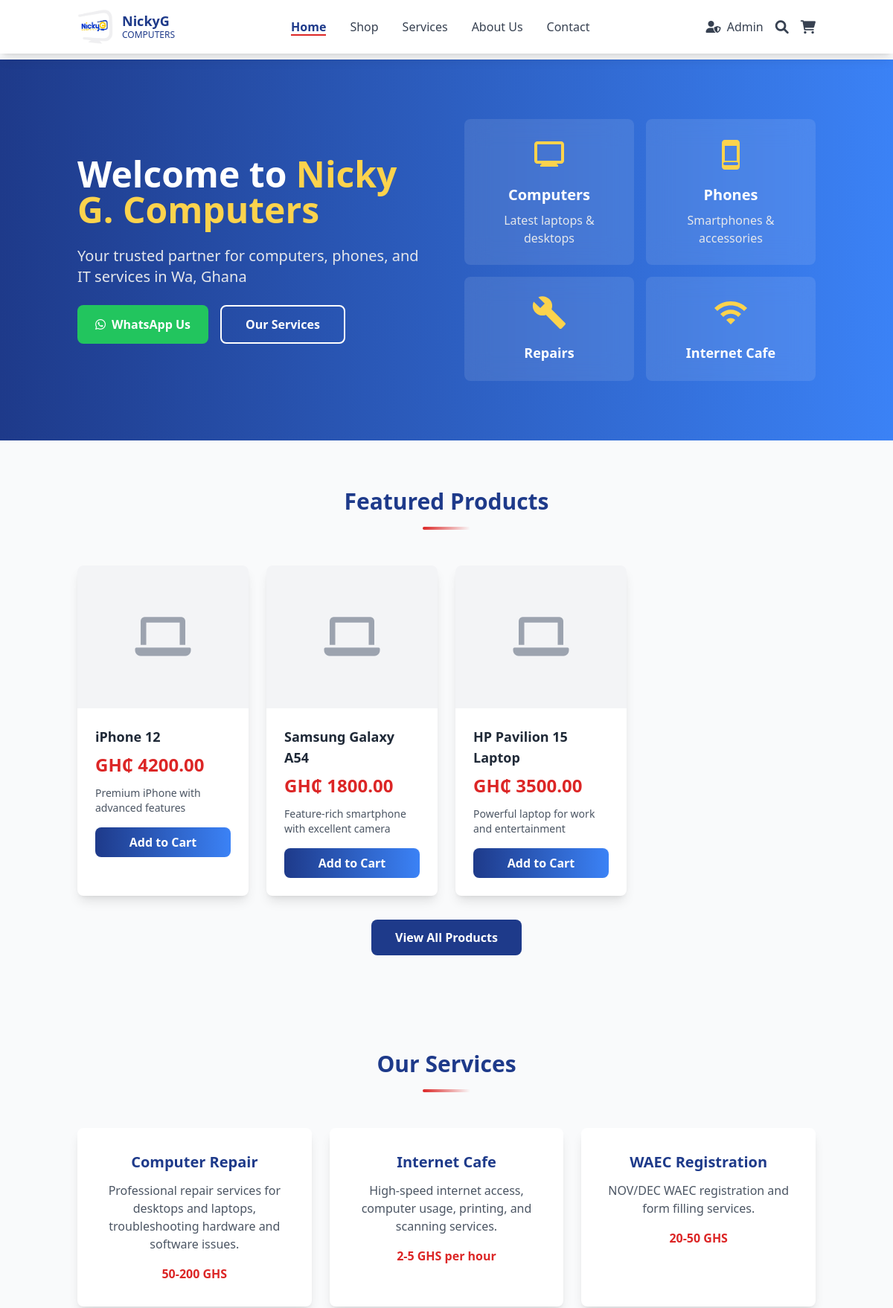
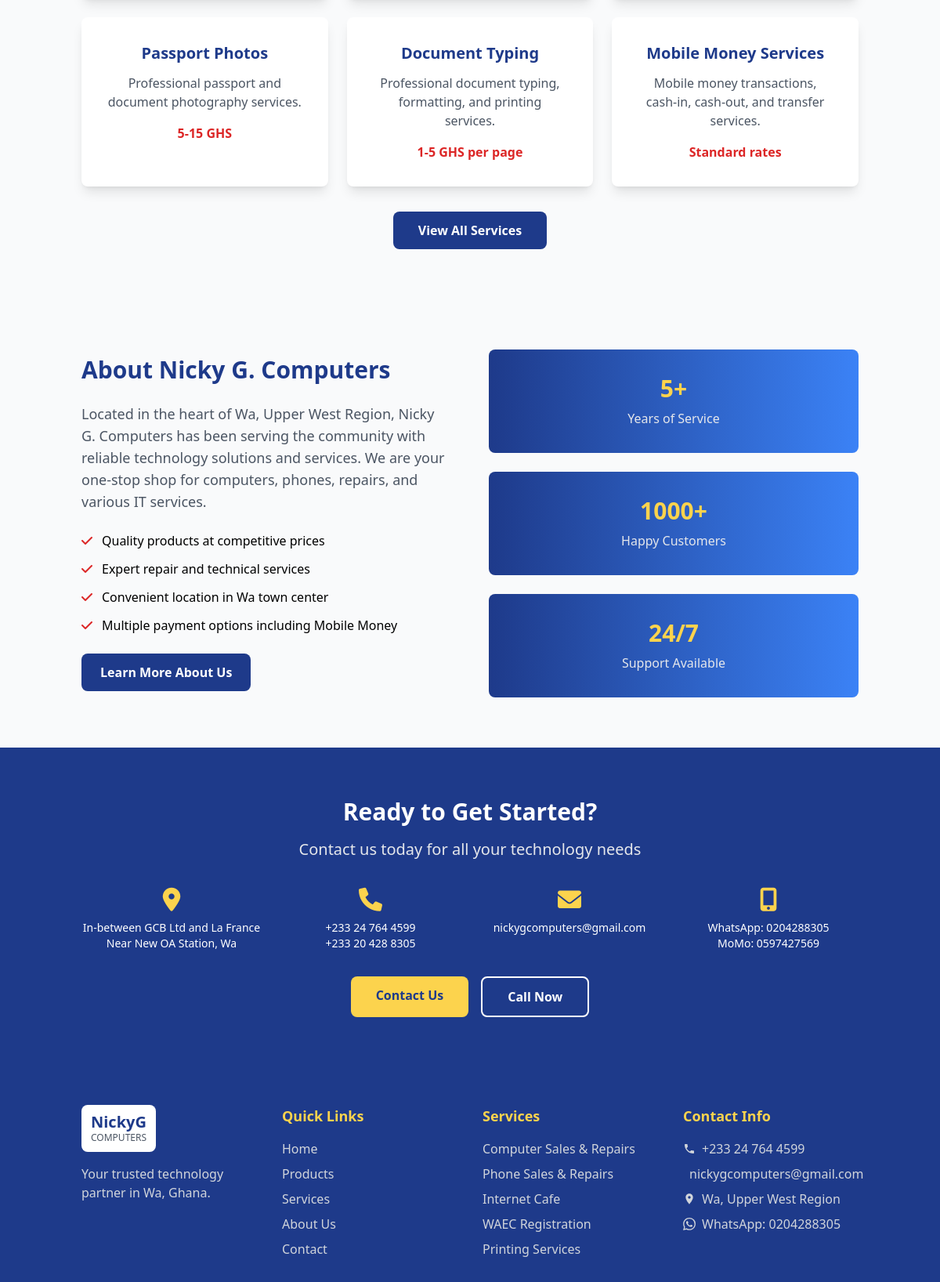
The page / (upper part) on the database its author committed (2 pictures, top to bottom).
### ecommerce/models.py (models this page shows, shortened)
class Product(models.Model):
    id = models.CharField(max_length=50, primary_key=True)
    name = models.CharField(max_length=200)
    category = models.ForeignKey(Category, on_delete=models.CASCADE, related_name='products')
    sub_category = models.CharField(max_length=100, blank=True)
    brand = models.CharField(max_length=100)
    price = models.DecimalField(max_digits=10, decimal_places=2)
    currency = models.CharField(max_length=3, default='GH₵')
    short_description = models.TextField(max_length=500)
    long_description = models.TextField()
    image = models.ImageField(upload_to='products/', blank=True, null=True)
    image_static = models.CharField(max_length=255, blank=True)
    stock = models.PositiveIntegerField(default=0)
    sku = models.CharField(max_length=50, unique=True, blank=True)
    is_featured = models.BooleanField(default=False)
    is_active = models.BooleanField(default=True)
    created_at = models.DateTimeField(auto_now_add=True)
    updated_at = models.DateTimeField(auto_now=True)
    processor = models.CharField(max_length=100, blank=True)
    ram = models.CharField(max_length=50, blank=True)
    storage = models.CharField(max_length=100, blank=True)
    screen_size = models.CharField(max_length=50, blank=True)
    other_attributes = models.JSONField(default=dict, blank=True)
    class Meta:
        ordering = ['-created_at']

class Service(models.Model):
    CATEGORY_CHOICES = [
        ('IT', 'IT Services'),
        ('DIGITAL', 'Digital Services'),
        ('EDUCATION', 'Educational Services'),
        ('BUSINESS', 'Business Services'),
    ]
    id = models.CharField(max_length=50, primary_key=True)
    name = models.CharField(max_length=200)
    category = models.CharField(max_length=20, choices=CATEGORY_CHOICES)
    description = models.TextField()
    duration_estimate = models.CharField(max_length=100, blank=True)
    price_range = models.CharField(max_length=100, blank=True)
    availability = models.CharField(max_length=200, blank=True)
    icon = models.CharField(max_length=10, default='')
    is_featured = models.BooleanField(default=False)
    is_active = models.BooleanField(default=True)
    created_at = models.DateTimeField(auto_now_add=True)

### ecommerce/views.py (the view)
# urls.py: path('', views.home, name='home'),
def home(request):
    featured_products = Product.objects.filter(is_featured=True, is_active=True)[:4]
    featured_services = Service.objects.filter(is_featured=True, is_active=True)[:6]
    context = {
        'featured_products': featured_products,
        'featured_services': featured_services,
    }
    return render(request, 'ecommerce/home.html', context)

### ecommerce/context_processors.py (called while the page is built)
def cart_context(request):
    cart = request.session.get('cart', {})
    cart_count = sum(item['quantity'] for item in cart.values())
    cart_total = sum(item['price'] * item['quantity'] for item in cart.values())
    return {
        'cart_items': cart,
        'cart_count': cart_count,
        'cart_total': cart_total,
    }

### templates/ecommerce/home.html (shortened to what this page needs)
{% extends 'base.html' %}
{% block content %}
<section class="bg-gradient-to-r from-nicky-blue to-nicky-light-blue text-white py-20">
    <div class="container mx-auto px-4">
        <div class="grid grid-cols-1 lg:grid-cols-2 gap-12 items-center">
            <div class="space-y-6">
                <h1 class="text-4xl lg:text-5xl font-bold leading-tight">
                    Welcome to <span class="text-nicky-yellow">Nicky G. Computers</span>
                </h1>
                <p class="text-xl text-gray-200">
                    Your trusted partner for computers, phones, and IT services in Wa, Ghana
                </p>
                <div class="flex flex-col sm:flex-row gap-4">
                    <a href="#" onclick="openWhatsAppGeneral()"
                       class="bg-green-500 text-white px-6 py-3 rounded-lg font-bold hover:bg-green-600 transition-all flex items-center justify-center">
                        <i class="fab fa-whatsapp mr-2"></i>
                        WhatsApp Us
                    </a>
                    <a href="{% url 'services' %}" class="border-2 border-white text-white px-8 py-3 rounded-lg font-bold hover:bg-white hover:text-nicky-blue transition-all inline-block text-center">
                        Our Services
                    </a>
                </div>
            </div>
            <div class="grid grid-cols-2 gap-4">
                <div class="bg-white bg-opacity-10 backdrop-blur-lg p-6 rounded-lg text-center hover:transform hover:-translate-y-2 transition-all">
                    <svg class="w-12 h-12 text-nicky-yellow mb-4 mx-auto" fill="currentColor" viewBox="0 0 24 24">
                        <path d="M20 3H4c-1.1 0-2 .9-2 2v11c0 1.1.9 2 2 2h3l-1 1v1h12v-1l-1-1h3c1.1 0 2-.9 2-2V5c0-1.1-.9-2-2-2zM4 16V5h16v11H4z"/>
                    </svg>
                    <h3 class="text-xl font-bold text-white mb-2">Computers</h3>
                    <p class="text-gray-200">Latest laptops & desktops</p>
                </div>
                <div class="bg-white bg-opacity-10 backdrop-blur-lg p-6 rounded-lg text-center hover:transform hover:-translate-y-2 transition-all">
                    <svg class="w-12 h-12 text-nicky-yellow mb-4 mx-auto" fill="currentColor" viewBox="0 0 24 24">
                        <path d="M17 18c0 .55-.45 1-1 1H8c-.55 0-1-.45-1-1s.45-1 1-1h8c.55 0 1 .45 1 1zM16 2H8c-1.1 0-2 .9-2 2v16c0 1.1.9 2 2 2h8c1.1 0 2-.9 2-2V4c0-1.1-.9-2-2-2zm0 14H8V6h8v10z"/>
                    </svg>
                    <h3 class="text-xl font-bold text-white mb-2">Phones</h3>
                    <p class="text-gray-200">Smartphones & accessories</p>
                </div>
                <div class="bg-white bg-opacity-10 backdrop-blur-lg p-6 rounded-lg text-center hover:transform hover:-translate-y-2 transition-all">
                    <svg class="w-12 h-12 text-nicky-yellow mb-4 mx-auto" fill="currentColor" viewBox="0 0 24 24">
                        <path d="M22.7 19l-9.1-9.1c.9-2.3.4-5-1.5-6.9-2-2-5-2.4-7.4-1.3L9 6 6 9 1.6 4.7C.4 7.1.9 10.1 2.9 12.1c1.9 1.9 4.6 2.4 6.9 1.5l9.1 9.1c.4.4 1 .4 1.4 0l2.3-2.3c.5-.4.5-1.1.1-1.4z"/>
                    </svg>
                    <h3 class="text-lg font-bold">Repairs</h3>
                </div>
                <div class="bg-white bg-opacity-10 backdrop-blur-lg p-6 rounded-lg text-center hover:transform hover:-translate-y-2 transition-all">
                    <svg class="w-12 h-12 text-nicky-yellow mb-4 mx-auto" fill="currentColor" viewBox="0 0 24 24">
                        <path d="M1 9l2 2c4.97-4.97 13.03-4.97 18 0l2-2C16.93 2.93 7.07 2.93 1 9zm8 8l3 3 3-3c-1.65-1.66-4.34-1.66-6 0zm-4-4l2 2c2.76-2.76 7.24-2.76 10 0l2-2C15.14 9.14 8.87 9.14 5 13z"/>
                    </svg>
                    <h3 class="text-lg font-bold">Internet Cafe</h3>
                </div>
            </div>
        </div>
    </div>
</section>
<section class="py-16">
    <div class="container mx-auto px-4">
        <div class="text-center mb-12">
            <h2 class="text-3xl font-bold text-nicky-blue mb-4">Featured Products</h2>
            <div class="w-16 h-1 bg-gradient-to-r from-nicky-red to-nicky-magenta mx-auto rounded-full"></div>
        </div>
        <div class="grid grid-cols-1 md:grid-cols-2 lg:grid-cols-4 gap-6">
            {% for product in featured_products %}
            <div class="bg-white rounded-lg shadow-lg overflow-hidden hover:shadow-xl hover:transform hover:-translate-y-2 transition-all">
                <div class="h-48 bg-gray-100 flex items-center justify-center">
                    {% if product.image %}
                        <img src="{{ product.image.url }}" alt="{{ product.name }}" class="w-full h-full object-cover">
                    {% else %}
                        <i class="fas fa-laptop text-6xl text-gray-400"></i>
                    {% endif %}
                </div>
                <div class="p-6">
                    <h3 class="text-lg font-bold text-gray-800 mb-2">{{ product.name }}</h3>
                    <p class="text-2xl font-bold text-nicky-red mb-3">GH₵ {{ product.price }}</p>
                    <p class="text-gray-600 text-sm mb-4">{{ product.short_description }}</p>
                    <button onclick="addToCart('{{ product.id }}', '{{ product.name }}', '{{ product.price }}')"
                            class="w-full bg-gradient-to-r from-nicky-blue to-nicky-light-blue text-white py-2 rounded-lg font-bold hover:shadow-lg transition-all">
                        Add to Cart
                    </button>
                </div>
            </div>
            {% empty %}
            <div class="col-span-full text-center py-8">
                <p class="text-gray-500">No featured products available.</p>
            </div>
            {% endfor %}
        </div>
        <div class="text-center mt-8">
            <a href="{% url 'products' %}" class="bg-nicky-blue text-white px-8 py-3 rounded-lg font-bold hover:bg-blue-800 transition-all inline-block">
                View All Products
            </a>
        </div>
    </div>
</section>
<section class="bg-gray-50 py-16">
    <div class="container mx-auto px-4">
        <div class="text-center mb-12">
            <h2 class="text-3xl font-bold text-nicky-blue mb-4">Our Services</h2>
            <div class="w-16 h-1 bg-gradient-to-r from-nicky-red to-nicky-magenta mx-auto rounded-full"></div>
        </div>
        <div class="grid grid-cols-1 md:grid-cols-2 lg:grid-cols-3 gap-6">
            {% for service in featured_services %}
            <div class="bg-white p-8 rounded-lg shadow-lg text-center hover:shadow-xl hover:transform hover:-translate-y-2 transition-all">
                <h3 class="text-xl font-bold text-nicky-blue mb-3">{{ service.name }}</h3>
                <p class="text-gray-600 mb-4">{{ service.description }}</p>
                {% if service.price_range %}
                <p class="text-nicky-red font-bold">{{ service.price_range }}</p>
                {% endif %}
            </div>
            {% endfor %}
        </div>
        <div class="text-center mt-8">
            <a href="{% url 'services' %}" class="bg-nicky-blue text-white px-8 py-3 rounded-lg font-bold hover:bg-blue-800 transition-all inline-block">
                View All Services
            </a>
        </div>
    </div>
</section>
<section class="py-16">
    <div class="container mx-auto px-4">
        <div class="grid grid-cols-1 lg:grid-cols-2 gap-12 items-center">
            <div class="space-y-6">
                <h2 class="text-3xl font-bold text-nicky-blue">About Nicky G. Computers</h2>
                <p class="text-gray-600 text-lg">
                    Located in the heart of Wa, Upper West Region, Nicky G. Computers has been serving the community with reliable technology solutions and services. We are your one-stop shop for computers, phones, repairs, and various IT services.
                </p>
                <ul class="space-y-3">
                    <li class="flex items-center space-x-3">
                        <i class="fas fa-check text-nicky-red"></i>
                        <span>Quality products at competitive prices</span>
                    </li>
                    <li class="flex items-center space-x-3">
                        <i class="fas fa-check text-nicky-red"></i>
                        <span>Expert repair and technical services</span>
                    </li>
                    <li class="flex items-center space-x-3">
                        <i class="fas fa-check text-nicky-red"></i>
                        <span>Convenient location in Wa town center</span>
                    </li>
                    <li class="flex items-center space-x-3">
                        <i class="fas fa-check text-nicky-red"></i>
                        <span>Multiple payment options including Mobile Money</span>
                    </li>
                </ul>
                <a href="{% url 'about' %}" class="bg-nicky-blue text-white px-6 py-3 rounded-lg font-bold hover:bg-blue-800 transition-all inline-block">
                    Learn More About Us
                </a>
            </div>
            <div class="grid grid-cols-1 gap-6">
                <div class="bg-gradient-to-r from-nicky-blue to-nicky-light-blue text-white p-8 rounded-lg text-center">
                    <h3 class="text-3xl font-bold text-nicky-yellow mb-2">5+</h3>
                    <p class="text-gray-200">Years of Service</p>
                </div>
                <div class="bg-gradient-to-r from-nicky-blue to-nicky-light-blue text-white p-8 rounded-lg text-center">
                    <h3 class="text-3xl font-bold text-nicky-yellow mb-2">1000+</h3>
                    <p class="text-gray-200">Happy Customers</p>
                </div>
                <div class="bg-gradient-to-r from-nicky-blue to-nicky-light-blue text-white p-8 rounded-lg text-center">
                    <h3 class="text-3xl font-bold text-nicky-yellow mb-2">24/7</h3>
                    <p class="text-gray-200">Support Available</p>
                </div>
            </div>
        </div>
    </div>
</section>
<section class="bg-nicky-blue text-white py-16">
    <div class="container mx-auto px-4 text-center">
        <h2 class="text-3xl font-bold mb-4">Ready to Get Started?</h2>
        <p class="text-xl text-gray-200 mb-8">Contact us today for all your technology needs</p>
        <div class="grid grid-cols-1 md:grid-cols-4 gap-6 mb-8">
            <div class="text-center">
                <i class="fas fa-map-marker-alt text-3xl text-nicky-yellow mb-2"></i>
                <p class="text-sm">In-between GCB Ltd and La France<br>Near New OA Station, Wa</p>
            </div>
            <div class="text-center">
                <i class="fas fa-phone text-3xl text-nicky-yellow mb-2"></i>
                <p class="text-sm">+233 24 764 4599<br>+233 20 428 8305</p>
            </div>
            <div class="text-center">
                <i class="fas fa-envelope text-3xl text-nicky-yellow mb-2"></i>
                <p class="text-sm">nickygcomputers@gmail.com</p>
            </div>
            <div class="text-center">
                <i class="fas fa-mobile-alt text-3xl text-nicky-yellow mb-2"></i>
                <p class="text-sm">WhatsApp: 0204288305<br>MoMo: 0597427569</p>
            </div>
        </div>
        <div class="flex flex-col sm:flex-row gap-4 justify-center">
            <a href="{% url 'contact' %}" class="bg-nicky-yellow text-nicky-blue px-8 py-3 rounded-lg font-bold hover:bg-yellow-300 transition-all inline-block">
                Contact Us
            </a>
            <a href="tel:0204288305" class="border-2 border-white text-white px-8 py-3 rounded-lg font-bold hover:bg-white hover:text-nicky-blue transition-all inline-block">
                Call Now
            </a>
        </div>
    </div>
</section>
{% endblock %}

### rows shown on the page
Product: name "iPhone 12", price "4200.00", short_description "Premium iPhone with advanced features"
Product: name "Samsung Galaxy A54", price "1800.00", short_description "Feature-rich smartphone with excellent camera"
Product: name "HP Pavilion 15 Laptop", price "3500.00", short_description "Powerful laptop for work and entertainment"
Service: name "Computer Repair", description "Professional repair services for desktops and laptops, troubleshooting hardware and software issues.", price_range "50-200 GHS"
Service: name "Internet Cafe", description "High-speed internet access, computer usage, printing, and scanning services.", price_range "2-5 GHS per hour"
Service: name "WAEC Registration", description "NOV/DEC WAEC registration and form filling services.", price_range "20-50 GHS"
Service: name "Passport Photos", description "Professional passport and document photography services.", price_range "5-15 GHS"
Service: name "Document Typing", description "Professional document typing, formatting, and printing services.", price_range "1-5 GHS per page"
Service: name "Mobile Money Services", description "Mobile money transactions, cash-in, cash-out, and transfer services.", price_range "Standard rates"
